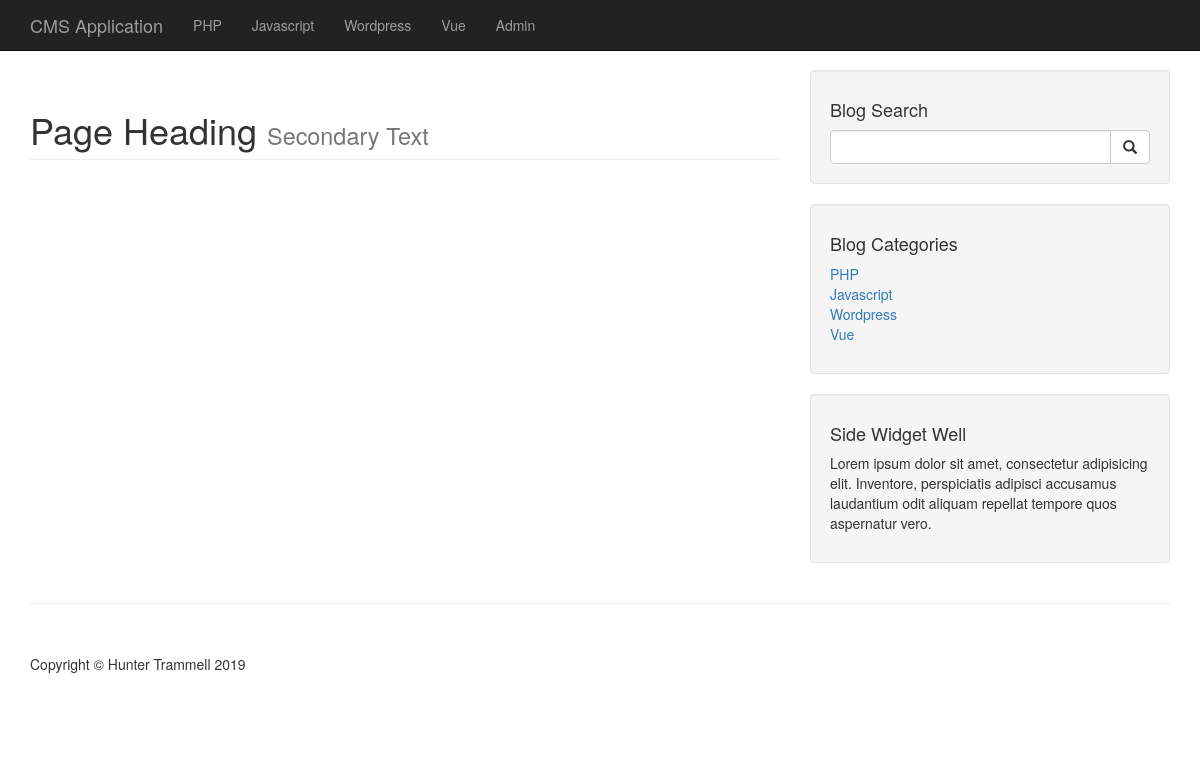
Page /category.php?category=3 on the earlier database version.
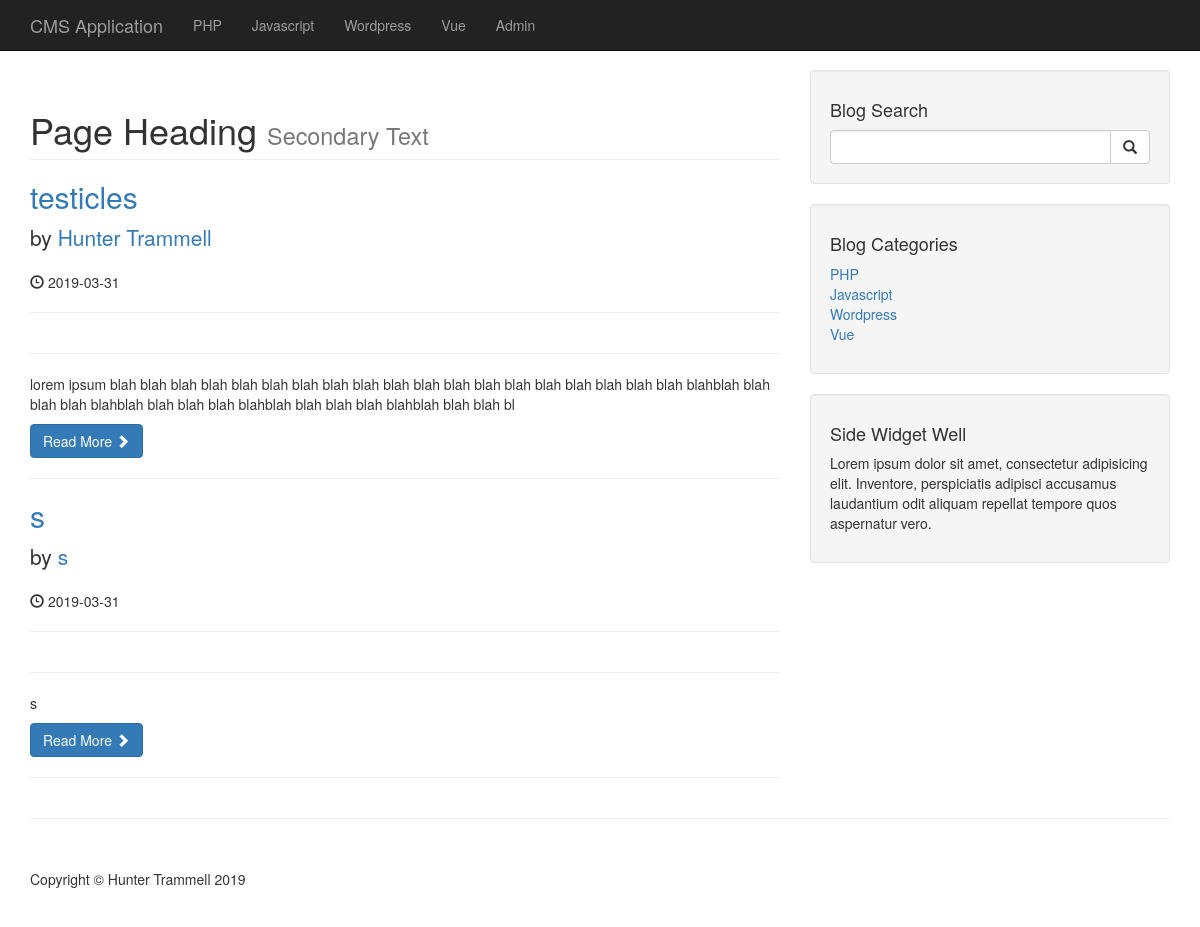
Same page on the later database version.
### tables this page shows
CREATE TABLE `categories` (
  `cat_id` int(3) NOT NULL,
  `cat_title` varchar(255) NOT NULL
);

CREATE TABLE `posts` (
  `post_id` int(10) NOT NULL,
  `post_category_id` int(3) NOT NULL,
  `post_title` varchar(255) NOT NULL,
  `post_author` varchar(255) NOT NULL,
  `post_date` date NOT NULL,
  `post_image` text NOT NULL,
  `post_content` text NOT NULL,
  `post_tags` varchar(255) NOT NULL,
  `post_comment_count` int(11) NOT NULL,
  `post_status` varchar(255) NOT NULL DEFAULT 'draft'
);

### category.php (the view, shortened to what this page needs)
<?php include "includes/header.php";?>
<?php include "includes/navigation.php";?>
    <div class="container">
        <div class="row">
            <div class="col-md-8">
                <h1 class="page-header">
                    Page Heading
                    <small>Secondary Text</small>
                </h1>
                <?php
                    if(isset($_GET['category'])){
                        $post_category_id = $_GET['category'];
                    }
                    $query = "SELECT * FROM posts WHERE post_category_id = $post_category_id ";
                    global $connection;
                    $select_category_posts = mysqli_query($connection, $query);
                        while($row = mysqli_fetch_assoc($select_category_posts)){
                            $post_id = $row['post_id'];
                            $post_title = $row['post_title'];
                            $post_author = $row['post_author'];
                            $post_date = $row['post_date'];
                            $post_content = substr($row['post_content'], 0, 200);
                            ?>
                            <h2>
                                <a href="post.php?p_id=<?php echo $post_id ?>"><?php echo $post_title ?></a>
                            </h2>
                            <p class="lead">
                                by <a href="index.php"><?php echo $post_author ?></a>
                            </p>
                            <p><span class="glyphicon glyphicon-time"></span> <?php echo $post_date ?></p>
                            <hr>
                            <hr>
                            <p><?php echo $post_content ?></p>
                            <a class="btn btn-primary" href="post.php?p_id=<?php echo $post_id ?>">Read More <span class="glyphicon glyphicon-chevron-right"></span></a>
                            <hr>
                            <?php
                        }
                ?>
            </div>
            <?php include "includes/sidebar.php";?>
        </div>
        <hr>
<?php include "includes/footer.php";?>

### includes/navigation.php (shortened to what this page needs)
<?php include "includes/db.php";?>
<nav class="navbar navbar-inverse navbar-fixed-top" role="navigation">
    <div class="container">
        <div class="navbar-header">
            <a class="navbar-brand" href="./index.php">CMS Application</a>
        </div>
        <div class="collapse navbar-collapse" id="bs-example-navbar-collapse-1">
            <ul class="nav navbar-nav">
                <?php
                    $query = "SELECT * FROM categories";
                    $select_all_categories = mysqli_query($connection, $query);
                    while($row = mysqli_fetch_assoc($select_all_categories)){
                        $cat_title = $row['cat_title'];
                        echo "<li><a href='#'>{$cat_title}</a></li>";
                    }
                ?>
                <li>
                    <a href="admin">Admin</a>
                </li>
            </ul>
        </div>
    </div>
</nav>

### includes/sidebar.php (shortened to what this page needs)
 <div class="col-md-4">
<div class="well">
    <h4>Blog Search</h4>
    <form action="search.php" method="post">
        <div class="input-group">
            <input type="text" name="search" class="form-control">
            <span class="input-group-btn">
                <button class="btn btn-default" type="submit" name="submit">
                    <span class="glyphicon glyphicon-search"></span>
            </button>
            </span>
        </div>
    </form>
</div>
<?php
    global $connection;
    $query = "SELECT * FROM categories";
    $select_categories_sidebar = mysqli_query($connection, $query);
?>
<div class="well">
    <h4>Blog Categories</h4>
    <div class="row">
        <div class="col-lg-6">
            <ul class="list-unstyled">
                <?php
                    while($row = mysqli_fetch_assoc($select_categories_sidebar)){
                        $cat_title = $row['cat_title'];
                        $cat_id = $row['cat_id'];
                        echo "<li><a href='category.php?category=$cat_id'>{$cat_title}</a></li>";
                    }
                ?>
            </ul>
        </div>
        <div class="col-lg-6">
        </div>
    </div>
</div>
<?php include "widget.php";?>
</div>

Differences in the rows shown:
added posts: post_title "testicles", post_author "Hunter Trammell", post_date "2019-03-31", post_content "lorem ipsum blah blah blah blah blah blah blah blah blah blah blah blah blah blah blah blah blah blah blah blahblah blah blah blah blahblah blah blah blah blahblah blah blah blah blahblah blah blah bl"
added posts: post_title "s", post_author "s", post_date "2019-03-31", post_content "s"
